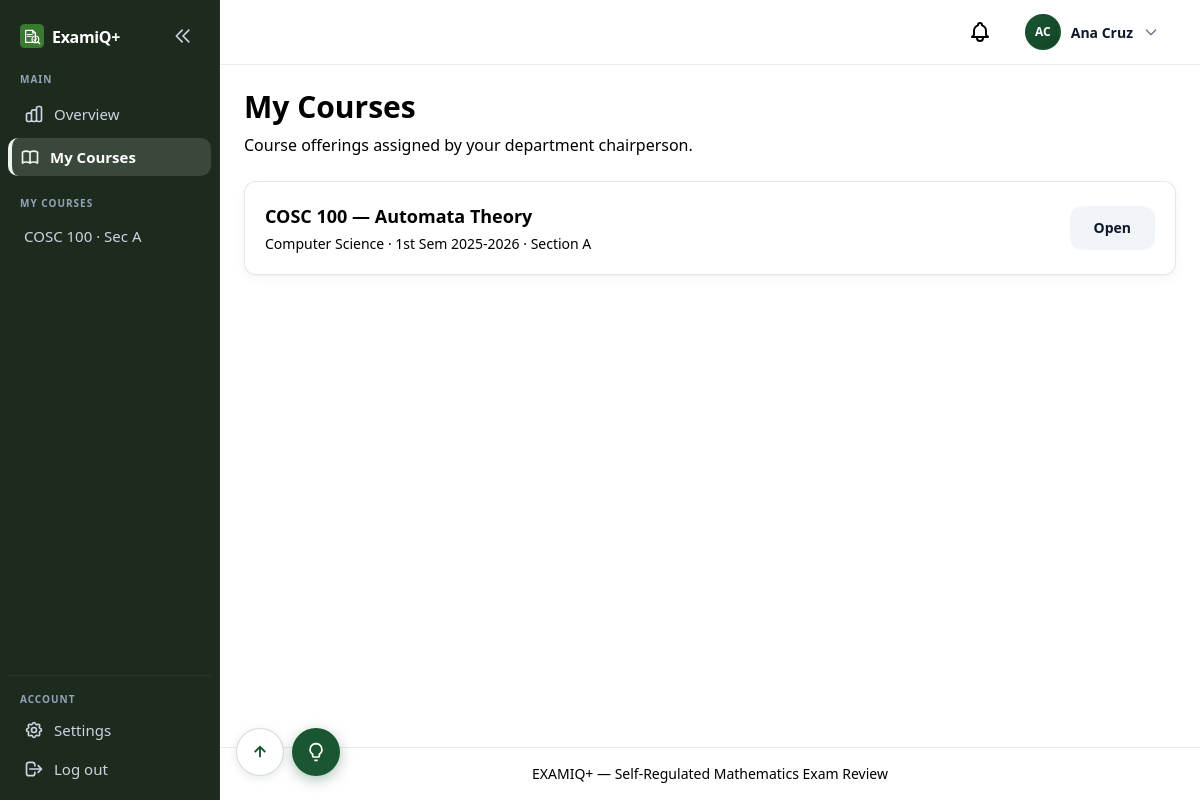
Page /professor/courses/ (signed in) on the committed database.
### apps/users/models.py (models this page shows, shortened)
class Course(models.Model):
    program = models.ForeignKey(
        Program,
        on_delete=models.PROTECT,
        related_name="course_offerings",
    )
    code = models.CharField(max_length=20)
    name = models.CharField(max_length=200)
    term = models.CharField(max_length=50, default="1st Sem")
    academic_year = models.CharField(max_length=20, default="2026")
    section = models.CharField(max_length=20, default="A")
    is_archived = models.BooleanField(default=False)
    professor = models.ForeignKey(
        User,
        on_delete=models.SET_NULL,
        null=True,
        blank=True,
        related_name="courses_taught",
        limit_choices_to={"role": User.Role.PROFESSOR},
    )
    class Meta:
        verbose_name = "Course"
        verbose_name_plural = "Courses"
        ordering = ["-academic_year", "term", "code"]
        unique_together = [["code", "program", "term", "academic_year", "section"]]
    @property
    def display_label(self) -> str:
        prof = self.professor.get_full_name() if self.professor else "TBA"
        section_part = f"Sec {self.section}, " if self.section else ""
        return f"{self.code} {self.name}, {section_part}{prof}, {self.term} {self.academic_year}"

class User(AbstractUser):
    class Role(models.TextChoices):
        STUDENT = "student", "Student"
        PROFESSOR = "professor", "Faculty"
        CHAIRPERSON = "chairperson", "Department Chairperson"
        CAMPUS_ADMIN = "campus_admin", "Campus Administrator"
    class ApprovalStatus(models.TextChoices):
        APPROVED = "approved", "Approved"
        PENDING = "pending", "Pending"
        REJECTED = "rejected", "Rejected"
    class HomeDegreeProgram(models.TextChoices):
        CS = "cs", "Computer Science"
        IT = "it", "Information Technology"
        BSED_MATH = "bsed_math", "BSEd Mathematics"
        PSYCHOLOGY = "psychology", "Psychology"
        MARKETING = "marketing", "Marketing"
        HR = "hr", "Human Resources"
        HOSPITALITY = "hospitality", "Hospitality Management"
        CRIMINOLOGY = "criminology", "Criminology"
    username = None
    email = models.EmailField(unique=True)
    role = models.CharField(
        max_length=20,
        choices=Role.choices,
        default=Role.STUDENT,
    )
    department = models.ForeignKey(
        Department,
        on_delete=models.SET_NULL,
        null=True,
        blank=True,
        related_name="users",
    )
    home_degree_program = models.CharField(
        max_length=20,
        choices=HomeDegreeProgram.choices,
        blank=True,
        default="",
        help_text="Student's home degree program — scopes review course offerings.",
    )
    year_level = models.ForeignKey(
        "questions.YearLevel",
        on_delete=models.SET_NULL,
        null=True,
        blank=True,
        related_name="students",
        help_text="Student's current year level — scopes available subjects.",
    )
    section = models.ForeignKey(
        ProgramSection,
        on_delete=models.SET_NULL,
        null=True,
        blank=True,
        related_name="students",
        help_text="Student's cohort section for the current academic year.",
    )
    password_changed_at = models.DateTimeField(
        null=True,
        blank=True,
        help_text="When the user last changed their password.",
    )
    middle_name = models.CharField(max_length=150, blank=True, default="")
    profile_photo = models.ImageField(upload_to="profile_photos/", blank=True, null=True)
    student_number = models.CharField(
        max_length=9,
        unique=True,
        null=True,
        blank=True,
        help_text="Nine-digit student ID (students only).",
    )
    employee_id = models.CharField(
        max_length=50,
        blank=True,
        default="",
        help_text="Employee ID for faculty and chairperson accounts.",
    )
    phone_number = models.CharField(
        max_length=11,
        blank=True,
        default="",
        help_text="Eleven-digit mobile number.",
    )
    approval_status = models.CharField(
        max_length=20,
        choices=ApprovalStatus.choices,
        default=ApprovalStatus.APPROVED,
    )
    USERNAME_FIELD = "email"
    REQUIRED_FIELDS: list[str] = []
    objects = UserManager()
    class Meta:
        verbose_name = "User"
        verbose_name_plural = "Users"
        ordering = ["email"]
    def get_full_name(self) -> str:
        parts = [self.first_name, self.middle_name, self.last_name]
        return " ".join(part for part in parts if part).strip()
    @property
    def initials(self) -> str:
        parts = [self.first_name[:1], self.last_name[:1]]
        return "".join(p.upper() for p in parts if p) or self.email[:2].upper()

class Program(models.Model):
    slug = models.SlugField(max_length=30, unique=True)
    name = models.CharField(max_length=200)
    managing_department = models.ForeignKey(
        Department,
        on_delete=models.PROTECT,
        related_name="managed_programs",
        help_text="Department whose chairperson approves question-bank changes for this program.",
    )
    class Meta:
        verbose_name = "Program"
        verbose_name_plural = "Programs"
        ordering = ["name"]

### apps/users/views_professor.py (the view)
class ProfessorCourseListView(ProfessorRequiredMixin, ListView):
    model = Course
    template_name = "professor/courses/list.html"
    context_object_name = "courses"
    def get_queryset(self):
        return (
            get_professor_course_queryset(self.request.user)
            .select_related("program")
            .order_by("code", "section", "-academic_year", "term")
        )
    def get_context_data(self, **kwargs):
        context = super().get_context_data(**kwargs)
        context["assignments_managed"] = professor_has_assignments(self.request.user)
        return context

### templates/professor/courses/list.html (shortened to what this page needs)
{% extends "base.html" %}
{% block content %}
{% if assignments_managed %}
{% include "components/page_header.html" with title="My Courses" subtitle="Course offerings assigned by your department chairperson." %}
{% else %}
{% include "components/page_header.html" with title="My Courses" subtitle="Create, clone, and manage your term offerings." %}
{% endif %}
<div class="space-y-4">
    {% for course in courses %}
    <div class="bento-card p-5 flex flex-col sm:flex-row sm:items-center sm:justify-between gap-4">
        <div>
            <h2 class="text-lg font-semibold text-examiq-navy">{{ course.code }} — {{ course.name }}</h2>
            <p class="text-sm text-examiq-slate mt-1">
                {{ course.program.name }} · {{ course.term }} {{ course.academic_year }} · Section {{ course.section }}
            </p>
        </div>
        <div class="flex flex-wrap gap-2">
            <a href="{% url 'analytics_professor:course_detail' course.pk %}" class="btn-secondary text-sm">Open</a>
        </div>
    </div>
    {% endfor %}
</div>
{% endblock %}

### templates/components/sidebar.html (shortened to what this page needs)
{% if user.is_authenticated %}
<aside id="app-sidebar" class="app-sidebar">
    <div class="app-sidebar-inner">
        <div class="app-sidebar-header">
            {% include "components/sidebar_logo.html" %}
            <button type="button" id="sidebar-collapse-toggle" class="sidebar-collapse-toggle" aria-label="Collapse sidebar" aria-expanded="true">
                <svg class="w-5 h-5 sidebar-collapse-icon" fill="none" stroke="currentColor" viewBox="0 0 24 24"><path stroke-linecap="round" stroke-linejoin="round" stroke-width="2" d="M11 19l-7-7 7-7m8 14l-7-7 7-7"/></svg>
            </button>
        </div>
        <nav class="app-sidebar-nav" aria-label="Main navigation">
            {% if user.role == "student" %}
                <p class="sidebar-section-label">Main</p>
                <a href="{% url 'analytics_student:dashboard' %}" title="Dashboard"
                   class="sidebar-link {% if request.resolver_match.url_name == 'dashboard' and request.resolver_match.namespace == 'analytics_student' %}sidebar-link-active{% endif %}"
                   aria-label="Dashboard">
                    <svg class="sidebar-icon" fill="none" stroke="currentColor" viewBox="0 0 24 24" aria-hidden="true"><path stroke-linecap="round" stroke-linejoin="round" stroke-width="2" d="M4 6a2 2 0 012-2h2a2 2 0 012 2v2a2 2 0 01-2 2H6a2 2 0 01-2-2V6zM14 6a2 2 0 012-2h2a2 2 0 012 2v2a2 2 0 01-2 2h-2a2 2 0 01-2-2V6zM4 16a2 2 0 012-2h2a2 2 0 012 2v2a2 2 0 01-2 2H6a2 2 0 01-2-2v-2zM14 16a2 2 0 012-2h2a2 2 0 012 2v2a2 2 0 01-2 2h-2a2 2 0 01-2-2v-2z"/></svg>
                    <span class="sidebar-label">Dashboard</span>
                </a>
                <a href="{% url 'reviews:setup' %}" title="Start Review"
                   class="sidebar-link {% if request.resolver_match.url_name == 'setup' %}sidebar-link-active{% endif %}"
                   aria-label="Start Review">
                    <svg class="sidebar-icon" fill="none" stroke="currentColor" viewBox="0 0 24 24" aria-hidden="true"><path stroke-linecap="round" stroke-linejoin="round" stroke-width="2" d="M12 8v4l3 3m6-3a9 9 0 11-18 0 9 9 0 0118 0z"/></svg>
                    <span class="sidebar-label">Start Review</span>
                </a>
                <p class="sidebar-section-label">Insights</p>
                <a href="{% url 'analytics_student:session_history' %}" title="Session History"
                   class="sidebar-link {% if request.resolver_match.url_name == 'session_history' %}sidebar-link-active{% endif %}"
                   aria-label="Session History">
                    <svg class="sidebar-icon" fill="none" stroke="currentColor" viewBox="0 0 24 24" aria-hidden="true"><path stroke-linecap="round" stroke-linejoin="round" stroke-width="2" d="M12 8v4l3 3m6-3a9 9 0 11-18 0 9 9 0 0118 0z"/></svg>
                    <span class="sidebar-label">Session History</span>
                </a>
                <a href="{% url 'analytics_student:mistakes' %}" title="Mistakes"
                   class="sidebar-link {% if request.resolver_match.url_name == 'mistakes' %}sidebar-link-active{% endif %}"
                   aria-label="Mistakes">
                    <svg class="sidebar-icon" fill="none" stroke="currentColor" viewBox="0 0 24 24" aria-hidden="true"><path stroke-linecap="round" stroke-linejoin="round" stroke-width="2" d="M12 9v2m0 4h.01m-6.938 4h13.856c1.54 0 2.502-1.667 1.732-3L13.732 4c-.77-1.333-2.694-1.333-3.464 0L3.34 16c-.77 1.333.192 3 1.732 3z"/></svg>
                    <span class="sidebar-label">Mistakes</span>
                </a>
                <a href="{% url 'analytics_student:mistake_patterns' %}" title="Weak Areas"
                   class="sidebar-link {% if request.resolver_match.url_name == 'mistake_patterns' %}sidebar-link-active{% endif %}"
                   aria-label="Weak Areas">
                    <svg class="sidebar-icon" fill="none" stroke="currentColor" viewBox="0 0 24 24" aria-hidden="true"><path stroke-linecap="round" stroke-linejoin="round" stroke-width="2" d="M9 19v-6a2 2 0 00-2-2H5a2 2 0 00-2 2v6a2 2 0 002 2h2a2 2 0 002-2zm0 0V9a2 2 0 012-2h2a2 2 0 012 2v10m-6 0a2 2 0 002 2h2a2 2 0 002-2m0 0V5a2 2 0 012-2h2a2 2 0 012 2v14a2 2 0 01-2 2h-2a2 2 0 01-2-2z"/></svg>
                    <span class="sidebar-label">Weak Areas</span>
                </a>
                <a href="{% url 'analytics_student:topic_progress' %}" title="Topic Progress"
                   class="sidebar-link {% if request.resolver_match.url_name == 'topic_progress' %}sidebar-link-active{% endif %}"
                   aria-label="Topic Progress">
                    <svg class="sidebar-icon" fill="none" stroke="currentColor" viewBox="0 0 24 24" aria-hidden="true"><path stroke-linecap="round" stroke-linejoin="round" stroke-width="2" d="M13 7h8m0 0v8m0-8l-8 8-4-4-6 6"/></svg>
                    <span class="sidebar-label">Topic Progress</span>
                </a>
            {% elif user.role == "professor" %}
                <p class="sidebar-section-label">Main</p>
                <a href="{% url 'analytics_professor:overview' %}" title="Overview"
                   class="sidebar-link {% if request.resolver_match.url_name == 'overview' %}sidebar-link-active{% endif %}"
                   aria-label="Overview">
                    <span class="sidebar-label">Overview</span>
                </a>
                <a href="{% url 'analytics_professor:course_list' %}" title="My Courses"
                   class="sidebar-link {% if request.resolver_match.url_name == 'course_list' or request.resolver_match.url_name == 'course_create' %}sidebar-link-active{% endif %}"
                   aria-label="My Courses">
                    <span class="sidebar-label">My Courses</span>
                </a>
                {% if professor_courses %}
                <p class="sidebar-section-label sidebar-course-label">My courses</p>
                <div class="sidebar-course-list">
                    {% for course in professor_courses %}
                    <a href="{% url 'analytics_professor:course_detail' course.pk %}" title="{{ course.display_label }}"
                       class="sidebar-link sidebar-link-compact {% if sidebar_course.pk == course.pk %}sidebar-link-active{% endif %}">
                        <span class="sidebar-label">{% if course.section %}{{ course.code }} · Sec {{ course.section }}{% else %}{{ course.code }}{% endif %}</span>
                    </a>
                    {% endfor %}
                </div>
                {% endif %}
            {% endif %}
        </nav>
        <div class="app-sidebar-account" aria-label="Account">
            <p class="sidebar-section-label">Account</p>
            <a href="{% url 'users:profile' %}" title="Settings"
               class="sidebar-link {% if request.resolver_match.namespace == 'users' %}sidebar-link-active{% endif %}"
               aria-label="Settings">
                <span class="sidebar-label">Settings</span>
            </a>
            <a href="{% url 'account_logout' %}" title="Log out"
               class="sidebar-link"
               aria-label="Log out">
                <svg class="sidebar-icon" fill="none" stroke="currentColor" viewBox="0 0 24 24" aria-hidden="true"><path stroke-linecap="round" stroke-linejoin="round" stroke-width="2" d="M17 16l4-4m0 0l-4-4m4 4H7m6 4v1a3 3 0 01-3 3H6a3 3 0 01-3-3V7a3 3 0 013-3h4a3 3 0 013 3v1"/></svg>
                <span class="sidebar-label">Log out</span>
            </a>
        </div>
    </div>
</aside>
{% endif %}

### templates/components/navbar.html (shortened to what this page needs)
{% if user.is_authenticated %}
<header class="app-topbar">
    <div class="app-topbar-inner">
        <a href="{% url 'users:notifications' %}" class="relative p-2 text-examiq-slate hover:text-examiq-navy" aria-label="Notifications">
        </a>
        <div class="profile-dropdown" data-dropdown>
            <button type="button" class="profile-dropdown-trigger" data-dropdown-toggle aria-expanded="false" aria-haspopup="true">
                {% include "components/profile_avatar_upload.html" with size="nav" show_camera=False preview_id="nav-avatar-preview" %}
                <span class="profile-name hidden sm:inline">{{ user.get_full_name|default:user.email }}</span>
                <svg class="profile-chevron w-4 h-4" fill="none" stroke="currentColor" viewBox="0 0 24 24">
                    <path stroke-linecap="round" stroke-linejoin="round" stroke-width="2" d="M19 9l-7 7-7-7"/>
                </svg>
            </button>
        </div>
    </div>
</header>
{% endif %}

### templates/components/profile_avatar_upload.html (shortened to what this page needs)
{% load static %}
<div class="profile-avatar-wrap profile-avatar-wrap--{{ size|default:'form' }}">
    {% if user.profile_photo %}
    <img src="{{ user.profile_photo.url }}"
         alt=""
         class="profile-avatar-image"
         id="{% if preview_id %}{{ preview_id }}{% else %}profile-photo-preview{% endif %}">
    {% else %}
    <span class="profile-avatar profile-avatar--{{ user.role }} profile-avatar-image"
          id="{% if preview_id %}{{ preview_id }}{% else %}profile-photo-preview-fallback{% endif %}"
          aria-hidden="true">{{ user.initials }}</span>
    {% endif %}
</div>

### rows in the picture
Course: code "COSC 100", section "A", name "Automata Theory", program.name "Computer Science", term "1st Sem", academic_year "2025-2026"
User: initials "AC", get_full_name "Ana Cruz"

### other values in the picture
{{ title }} "My Courses"
{{ subtitle }} "Course offerings assigned by your department chairperson."
